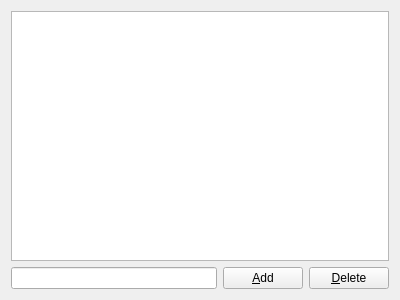
<ui version="4.0" >
 <class>CollectionAttributesPage</class>
 <widget class="QWidget" name="CollectionAttributesPage" >
  <property name="geometry" >
   <rect>
    <x>0</x>
    <y>0</y>
    <width>400</width>
    <height>300</height>
   </rect>
  </property>
  <layout class="QGridLayout" >
   <item row="0" column="0" colspan="3" >
    <widget class="QTreeView" name="attrView" >
     <property name="rootIsDecorated" >
      <bool>false</bool>
     </property>
    </widget>
   </item>
   <item row="1" column="0" >
    <widget class="KLineEdit" name="attrName" >
     <property name="clickMessage" >
      <string>New Attribute</string>
     </property>
    </widget>
   </item>
   <item row="1" column="1" >
    <widget class="KPushButton" name="addButton" >
     <property name="text" >
      <string>&amp;Add</string>
     </property>
    </widget>
   </item>
   <item row="1" column="2" >
    <widget class="KPushButton" name="deleteButton" >
     <property name="enabled" >
      <bool>true</bool>
     </property>
     <property name="text" >
      <string>&amp;Delete</string>
     </property>
    </widget>
   </item>
  </layout>
 </widget>
 <customwidgets>
  <customwidget>
   <class>KLineEdit</class>
   <extends>QLineEdit</extends>
   <header>klineedit.h</header>
  </customwidget>
  <customwidget>
   <class>KPushButton</class>
   <extends>QPushButton</extends>
   <header>kpushbutton.h</header>
  </customwidget>
 </customwidgets>
 <resources/>
 <connections/>
</ui>
